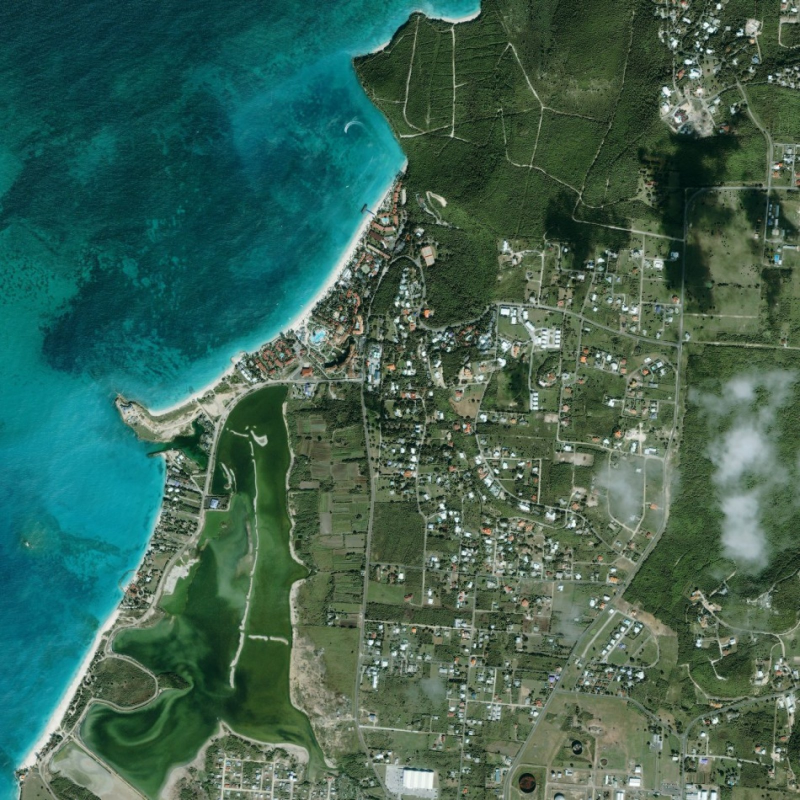
#> input picture test1.jpg, 1600 x 1600 px (shown at 1/2 size); its folder holds 6 pictures in this run
$ python pipeline_integration.py
#> lines starting #> are read from the running program, lines starting #| are printed output that depends on the picture
# [298 lines of commented-out code are left out]


"""
pipeline_integration.py - FIXED VERSION
- Stage 3a: queries a meaningful 3×3 viewport (centre of the image)
- Stage 3b: correctly divides the 6×6 tile grid across 4×2 panels
            with proper bezel separation and panel labels
- Both stages produce full-resolution stitched output images
"""

import os
import time
import struct
import tempfile
import logging
import threading
from typing import Dict, List
from PIL import Image, ImageDraw, ImageFont

logging.basicConfig(level=logging.INFO, format="%(asctime)s  %(message)s")
log = logging.getLogger("Pipeline")

TILE_SIZE = 256

# ── Utilities ─────────────────────────────────────────────────────

def load_local_canvas(path: str) -> Image.Image:
#> called with path = 'test1.jpg'
    log.info(f"Loading base image: {path}...")
    img = Image.open(path).convert("RGB")
#> img is the input picture: PIL image 1600x1600 RGB; mean R, G, B 62, 99.5, 83.7
    log.info(f"  Loaded: {img.width}×{img.height} px")
    return img

def crop_to_tile_multiple(img: Image.Image) -> Image.Image:
    w, h  = img.size
    nw    = (w // TILE_SIZE) * TILE_SIZE
    nh    = (h // TILE_SIZE) * TILE_SIZE
    left  = (w - nw) // 2
    top   = (h - nh) // 2
    return img.crop((left, top, left + nw, top + nh))

def xy_to_hilbert(x, y, order):
    d, s, cx, cy = 0, 2**(order - 1), x, y
    while s > 0:
        rx = 1 if (cx & s) > 0 else 0
        ry = 1 if (cy & s) > 0 else 0
        d += s * s * ((3 * rx) ^ ry)
        if ry == 0:
            if rx == 1: cx, cy = s - 1 - cx, s - 1 - cy
            cx, cy = cy, cx
        s //= 2
    return d

def make_key(raster_id, zoom, band, h):
    k = (((raster_id & 0x7FFF) << 49) |
         ((zoom      & 0x1)    << 48) |
         ((band      & 0xFFFF) << 32) |
         (h          & 0xFFFFFFFF))
    return struct.pack(">Q", k)

def load_font(size=18):
    try:
        return ImageFont.truetype(
            "/usr/share/fonts/truetype/dejavu/DejaVuSans-Bold.ttf", size)
    except Exception:
        return ImageFont.load_default()

# ── HBase simulator ───────────────────────────────────────────────

class HBase:
    def __init__(self):
        self._store: Dict[bytes, dict] = {}

    def put(self, key: bytes, row: dict):
        self._store[key] = row

    def range_scan(self, start: bytes, stop: bytes) -> List[dict]:
        return [self._store[k] for k in sorted(self._store)
                if start <= k <= stop]

    def count(self): return len(self._store)

# ════════════════════════════════════════════════════════════════
# STAGE 1 — Tile Pyramid  (Guo et al., 2016)
# ════════════════════════════════════════════════════════════════

def stage1_build_pyramid(base_img: Image.Image, max_zoom: int = 3):
    log.info("─" * 60)
    log.info("STAGE 1 — Tile Pyramid Builder  [Guo et al., 2016]")
    log.info("─" * 60)

    img     = crop_to_tile_multiple(base_img)
    outdir  = tempfile.mkdtemp(prefix="pipeline_tiles_")
    current = img.copy()
    tiles_by_zoom: Dict[int, Dict] = {}
    grid_dims: Dict[int, tuple]    = {}

    log.info(f"  Source raster : {img.width}×{img.height} px")

    t0 = time.perf_counter()
    for zoom in range(max_zoom, -1, -1):
        work = crop_to_tile_multiple(current)
        nx   = work.width  // TILE_SIZE
        ny   = work.height // TILE_SIZE
        zoom_tiles = {}
        for tx in range(nx):
            for ty in range(ny):
                crop = work.crop((
                    tx * TILE_SIZE,       ty * TILE_SIZE,
                    (tx + 1) * TILE_SIZE, (ty + 1) * TILE_SIZE
                ))
                path = os.path.join(outdir, f"{zoom}_{tx}_{ty}.png")
                crop.save(path)
                zoom_tiles[(tx, ty)] = path
        tiles_by_zoom[zoom] = zoom_tiles
        grid_dims[zoom]     = (nx, ny)
        nw      = max(TILE_SIZE, current.width  // 2)
        nh      = max(TILE_SIZE, current.height // 2)
        current = current.resize((nw, nh), Image.LANCZOS)
        log.info(f"  Zoom {zoom}: {len(zoom_tiles):>3} tiles  "
                 f"({nx}×{ny} grid)  "
                 f"@ {work.width}×{work.height} px")
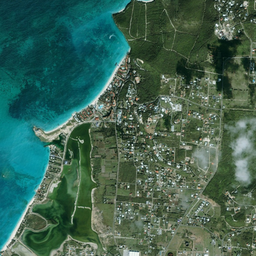
#> crop: PIL image 256x256 RGB; mean R, G, B 62.3, 99.2, 83.1
#> after the loop, grid_dims = {3: (6, 6), 2: (3, 3), 1: (1, 1), 0: (1, 1)}; tiles_by_zoom = 4 items

    log.info(f"  Total time : {time.perf_counter() - t0:.3f}s")
    log.info(f"  Tile cache : {outdir}")
    return tiles_by_zoom, grid_dims, img

# ════════════════════════════════════════════════════════════════
# STAGE 2 — HBase Ingest  (Hajjaji et al., 2021)
# ════════════════════════════════════════════════════════════════

def stage2_ingest(tiles_by_zoom: dict, raster_id: int = 0x0001) -> HBase:
    log.info("\n" + "─" * 60)
    log.info("STAGE 2 — HBase Ingest with Hilbert Indexing  "
             "[Hajjaji et al., 2021]")
    log.info("─" * 60)

    hbase   = HBase()
    written = 0
    t0      = time.perf_counter()

    for zoom, tiles in tiles_by_zoom.items():
        order = max(2, zoom + 2)
        for (tx, ty), path in tiles.items():
            h   = xy_to_hilbert(tx, ty, order)
            key = make_key(raster_id, zoom, 0, h)
            hbase.put(key, {
                "zoom": zoom, "tx": tx, "ty": ty,
                "hilbert": h, "path": path
            })
            written += 1

    elapsed = time.perf_counter() - t0
    log.info(f"  Tiles ingested : {written}")
    log.info(f"  HBase rows     : {hbase.count()}")
    log.info(f"  Ingest time    : {elapsed:.4f}s")
    return hbase

# ════════════════════════════════════════════════════════════════
# STAGE 3a — Standalone Viewport Query  (Condition a)
# ════════════════════════════════════════════════════════════════

def stage3a_standalone(hbase: HBase, grid_dims: dict,
                       zoom: int = 3, raster_id: int = 0x0001):
    log.info("\n" + "─" * 60)
    log.info("STAGE 3a — Standalone Viewport Query  [Condition (a)]")
    log.info("─" * 60)

    nx, ny = grid_dims[zoom]
    order  = max(2, zoom + 2)

    # Query the centre 3×3 block of the 6×6 grid
    # (or the full grid if smaller than 3×3)
    qw = min(3, nx)
    qh = min(3, ny)
    tx_start = (nx - qw) // 2
    ty_start = (ny - qh) // 2
    tx_end   = tx_start + qw
    ty_end   = ty_start + qh

    tiles_needed = [
        (tx, ty)
        for tx in range(tx_start, tx_end)
        for ty in range(ty_start, ty_end)
    ]

    h_vals       = [xy_to_hilbert(tx, ty, order) for tx, ty in tiles_needed]
    h_min, h_max = min(h_vals), max(h_vals)
    start_k      = make_key(raster_id, zoom, 0, h_min)
    stop_k       = make_key(raster_id, zoom, 0, h_max)

    t0         = time.perf_counter()
    candidates = hbase.range_scan(start_k, stop_k)
    elapsed    = (time.perf_counter() - t0) * 1000

    tile_set = set(tiles_needed)
    hits     = [r for r in candidates
                if (r["tx"], r["ty"]) in tile_set]
    hit_rate = len(hits) / max(1, len(candidates)) * 100

    log.info(f"  Grid size      : {nx}×{ny} tiles at zoom {zoom}")
    log.info(f"  Viewport       : X[{tx_start}–{tx_end-1}]  "
             f"Y[{ty_start}–{ty_end-1}]  ({qw}×{qh} tiles)")
    log.info(f"  Tiles needed   : {len(tiles_needed)}")
    log.info(f"  Hilbert range  : [{h_min:#010x}, {h_max:#010x}]")
    log.info(f"  HBase scans    : 1  (single range scan)")
    log.info(f"  Candidates     : {len(candidates)}")
    log.info(f"  Viewport hits  : {len(hits)}")
    log.info(f"  Hit rate       : {hit_rate:.1f}%")
    log.info(f"  Query time     : {elapsed:.3f} ms")

    # ── Stitch retrieved tiles into output image ─────────────────
    if hits:
        canvas_w = qw * TILE_SIZE
        canvas_h = qh * TILE_SIZE
        canvas   = Image.new("RGB", (canvas_w, canvas_h), (30, 30, 30))
        draw     = ImageDraw.Draw(canvas)
        font     = load_font(14)

        for r in hits:
            tile_img = Image.open(r["path"])
            px = (r["tx"] - tx_start) * TILE_SIZE
            py = (r["ty"] - ty_start) * TILE_SIZE
            canvas.paste(tile_img, (px, py))
            # Draw tile grid lines
            draw.rectangle(
                [px, py, px + TILE_SIZE - 1, py + TILE_SIZE - 1],
                outline=(255, 255, 255), width=1
            )
            # Label tile coordinates and Hilbert index
            h_val = xy_to_hilbert(r["tx"], r["ty"], order)
            draw.rectangle([px + 2, py + 2, px + 130, py + 30],
                           fill=(0, 0, 0, 180))
            draw.text((px + 5, py + 4),
                      f"({r['tx']},{r['ty']})  H={h_val}",
                      fill=(255, 255, 0), font=font)

        # Add a title bar
        title_bar = Image.new("RGB", (canvas_w, 36), (30, 30, 30))
        td = ImageDraw.Draw(title_bar)
        tf = load_font(15)
        td.text((8, 8),
                f"Standalone Viewport  |  zoom={zoom}  |  "
                f"{qw}×{qh} tiles  |  1 HBase range scan",
                fill=(100, 220, 100), font=tf)
        final = Image.new("RGB", (canvas_w, canvas_h + 36))
        final.paste(title_bar, (0, 0))
        final.paste(canvas,    (0, 36))

        out = "integration_standalone_view.png"
        final.save(out)
        log.info(f"  Saved: {out}")

# ════════════════════════════════════════════════════════════════
# STAGE 3b — Distributed Display Wall  (Condition b)
# ════════════════════════════════════════════════════════════════

def stage3b_distributed(hbase: HBase, grid_dims: dict,
                        zoom: int = 3, raster_id: int = 0x0001):
    log.info("\n" + "─" * 60)
    log.info("STAGE 3b — Distributed Display Wall  [Condition (b)]")
    log.info("─" * 60)

    PANELS_X, PANELS_Y = 4, 2
    nx, ny = grid_dims[zoom]
    order  = max(2, zoom + 2)

    # ── Distribute tile grid across panels ───────────────────────
    # Each panel gets a contiguous rectangular sub-region of the tile grid.
    # For a 6×6 grid and 4×2 panels:
    #   horizontal: columns 0-1, 1-2, 2-3 etc  (with overlap for non-divisible)
    #   vertical:   rows 0-2, 3-5

    def panel_tile_range(panel_idx, total_tiles, n_panels):
        """Divide total_tiles as evenly as possible across n_panels."""
        base  = total_tiles // n_panels
        extra = total_tiles  % n_panels
        start = panel_idx * base + min(panel_idx, extra)
        end   = start + base + (1 if panel_idx < extra else 0)
        return start, end

    panel_results = {}
    panel_lock    = threading.Lock()

    def query_panel(row, col):
        pid    = f"P{row:02d}{col:02d}"
        tx_s, tx_e = panel_tile_range(col, nx, PANELS_X)
        ty_s, ty_e = panel_tile_range(row, ny, PANELS_Y)

        if tx_e <= tx_s or ty_e <= ty_s:
            return

        tiles  = [(x, y) for x in range(tx_s, tx_e)
                           for y in range(ty_s, ty_e)]
        h_vals = [xy_to_hilbert(tx, ty, order) for tx, ty in tiles]
        h_min, h_max = min(h_vals), max(h_vals)

        start_k    = make_key(raster_id, zoom, 0, h_min)
        stop_k     = make_key(raster_id, zoom, 0, h_max)
        candidates = hbase.range_scan(start_k, stop_k)
        tile_set   = set(tiles)
        hits       = [r for r in candidates
                      if (r["tx"], r["ty"]) in tile_set]

        with panel_lock:
            panel_results[pid] = {
                "row": row, "col": col,
                "tx_s": tx_s, "tx_e": tx_e,
                "ty_s": ty_s, "ty_e": ty_e,
                "tiles_needed": len(tiles),
                "candidates":   len(candidates),
                "hits":         hits,
                "h_range":      (h_min, h_max)
            }

    # ── Parallel query (simulates SAGE2 per-node independent fetch) ──
    t0      = time.perf_counter()
    threads = [
        threading.Thread(target=query_panel, args=(r, c), daemon=True)
        for r in range(PANELS_Y)
        for c in range(PANELS_X)
    ]
    for t in threads: t.start()
    for t in threads: t.join()
    elapsed = (time.perf_counter() - t0) * 1000

    # ── Console results table ────────────────────────────────────
    log.info(f"\n  {'Panel':<8} {'Tiles':<8} {'Candidates':<13} "
             f"{'Hits':<6} {'Hilbert Range'}")
    log.info("  " + "-" * 65)
    total_tiles = total_hits = 0
    for pid in sorted(panel_results):
        d = panel_results[pid]
        log.info(
            f"  {pid:<8} {d['tiles_needed']:<8} {d['candidates']:<13} "
            f"{len(d['hits']):<6} "
            f"[{d['h_range'][0]:#010x}, {d['h_range'][1]:#010x}]"
        )
        total_tiles += d["tiles_needed"]
        total_hits  += len(d["hits"])
    log.info("  " + "-" * 65)
    log.info(f"  {'TOTAL':<8} {total_tiles:<8} {'':13} {total_hits}")
    log.info(f"\n  All {PANELS_X*PANELS_Y} panels fetched in PARALLEL")
    log.info(f"  Parallel query time  : {elapsed:.2f} ms")
    log.info(f"  [SAGE2] ✓ Sync signal broadcast — "
             f"all panels update simultaneously")

    # ── Stitch visual wall output ────────────────────────────────
    BEZEL   = 10
    font_lg = load_font(16)
    font_sm = load_font(12)

    # Compute actual pixel dimensions per panel from tile counts
    col_widths = [
        (panel_tile_range(c, nx, PANELS_X)[1] -
         panel_tile_range(c, nx, PANELS_X)[0]) * TILE_SIZE
        for c in range(PANELS_X)
    ]
    row_heights = [
        (panel_tile_range(r, ny, PANELS_Y)[1] -
         panel_tile_range(r, ny, PANELS_Y)[0]) * TILE_SIZE
        for r in range(PANELS_Y)
    ]

    wall_w = sum(col_widths)  + BEZEL * (PANELS_X + 1)
    wall_h = sum(row_heights) + BEZEL * (PANELS_Y + 1)

    wall = Image.new("RGB", (wall_w, wall_h), (20, 20, 20))

    for pid, d in panel_results.items():
        r, c     = d["row"], d["col"]
        pw       = col_widths[c]
        ph       = row_heights[r]
        panel_cv = Image.new("RGB", (pw, ph), (10, 10, 10))
        pdraw    = ImageDraw.Draw(panel_cv)

        # Paste all retrieved tiles onto panel canvas
        for tile in d["hits"]:
            tile_img = Image.open(tile["path"])
            lx = (tile["tx"] - d["tx_s"]) * TILE_SIZE
            ly = (tile["ty"] - d["ty_s"]) * TILE_SIZE
            panel_cv.paste(tile_img, (lx, ly))

            # Subtle tile boundary grid
            pdraw.rectangle(
                [lx, ly, lx + TILE_SIZE - 1, ly + TILE_SIZE - 1],
                outline=(80, 80, 80), width=1
            )

        # Panel ID label (top-left corner)
        pdraw.rectangle([0, 0, 100, 26], fill=(0, 0, 0))
        pdraw.text((6, 4), pid, fill=(255, 255, 255), font=font_lg)

        # Paste panel onto wall at correct bezel-offset position
        paste_x = BEZEL + sum(col_widths[:c])  + c * BEZEL
        paste_y = BEZEL + sum(row_heights[:r]) + r * BEZEL
        wall.paste(panel_cv, (paste_x, paste_y))

    out = "integration_wall_view.png"
    wall.save(out)
    log.info(f"\n  Saved: {out}")

# ── Main ─────────────────────────────────────────────────────────

if __name__ == "__main__":
    log.info("=" * 60)
    log.info("PIPELINE INTEGRATION — Full End-to-End Demo")
    log.info("  Paper 1: Guo et al. (2016)   — Tile Pyramid")
    log.info("  Paper 2: Renambot et al. (2015) — SAGE2")
    log.info("  Paper 3: Hajjaji et al. (2021)  — Hilbert HBase")
    log.info("=" * 60)

    t_start    = time.perf_counter()
    base_image = load_local_canvas("test1.jpg")

    tiles_by_zoom, grid_dims, cropped = stage1_build_pyramid(
        base_image, max_zoom=3
    )
#> tiles_by_zoom = 4 items; grid_dims = {3: (6, 6), 2: (3, 3), 1: (1, 1), 0: (1, 1)}
    hbase = stage2_ingest(tiles_by_zoom)
#> the loop in stage2_ingest, `for zoom, tiles in tiles_by_zoom.items():` made 4 passes
#> (zoom, order) on passes 1 to 4: (3, 5), (2, 4), (1, 3), (0, 2)
#> after the loop in stage2_ingest, `for zoom, tiles in tiles_by_zoom.items():`: written = 47
    stage3a_standalone(hbase, grid_dims, zoom=3)
#> in stage3a_standalone, `nx, ny = grid_dims[zoom]`: nx = 6
#> in stage3a_standalone, `qw = min(3, nx)`: qw = 3
#> in stage3a_standalone, `tx_start = (nx - qw) // 2`: tx_start = 1
#> in stage3a_standalone, `tx_end   = tx_start + qw`: tx_end = 4
#> in stage3a_standalone, `candidates = hbase.range_scan(start_k, stop_k)`: candidates = 12 items
#> in stage3a_standalone, `hits     = [r for r in candidates if (r["tx"], r["ty"]) in tile_set]`: hits = 9 items
#> in stage3a_standalone, `hit_rate = len(hits) / max(1, len(candidates)) * 100`: hit_rate = 75
#> in stage3a_standalone, `canvas_w = qw * TILE_SIZE`: canvas_w = 768
#> in stage3a_standalone, `tile_img = Image.open(r["path"])`:
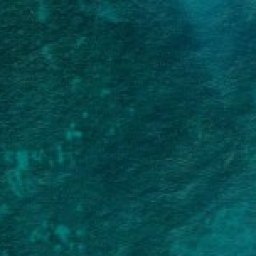
#> tile_img: PIL image 256x256 RGB; mean R, G, B 6.4, 73.1, 76
#> in stage3a_standalone, `px = (r["tx"] - tx_start) * TILE_SIZE`: px = 0
#> in stage3a_standalone, `h_val = xy_to_hilbert(r["tx"], r["ty"], order)`: h_val = 2
#> in stage3a_standalone, `final.paste(canvas,    (0, 36))`:
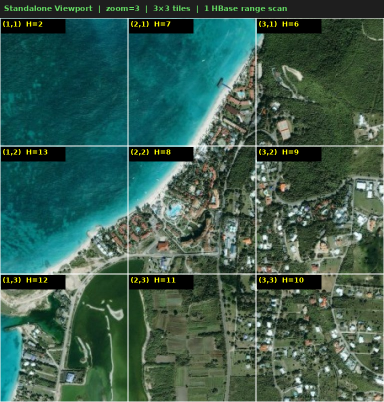
#> final: PIL image 768x804 RGB (shown at 1/2 size); mean R, G, B 58.8, 93, 79.2
    stage3b_distributed(hbase, grid_dims, zoom=3)
#> in stage3b_distributed, `nx, ny = grid_dims[zoom]`: nx = 6
#> after the loop in stage3b_distributed, `for pid in sorted(panel_results):`: total_hits = 36
#> in panel_tile_range, `base  = total_tiles // n_panels`: base = 1
#> in panel_tile_range, `extra = total_tiles  % n_panels`: extra = 2
#> in panel_tile_range, `start = panel_idx * base + min(panel_idx, extra)`: start = 0
#> in panel_tile_range, `end   = start + base + (1 if panel_idx < extra else 0)`: end = 2
#> in stage3b_distributed, `col_widths = [ (panel_tile_range(c, nx, PANELS_X)[1] - panel_tile_rang..`: col_widths = [512, 512, 256, 256]
#> in stage3b_distributed, `row_heights = [ (panel_tile_range(r, ny, PANELS_Y)[1] - panel_tile_ran..`: row_heights = [768, 768]
#> in stage3b_distributed, `wall_w = sum(col_widths)  + BEZEL * (PANELS_X + 1)`: wall_w = 1586
#> in stage3b_distributed, `wall_h = sum(row_heights) + BEZEL * (PANELS_Y + 1)`: wall_h = 1566
#> in stage3b_distributed, `pw       = col_widths[c]`: pw = 512
#> in stage3b_distributed, `ph       = row_heights[r]`: ph = 768
#> in stage3b_distributed, `panel_cv.paste(tile_img, (lx, ly))`:
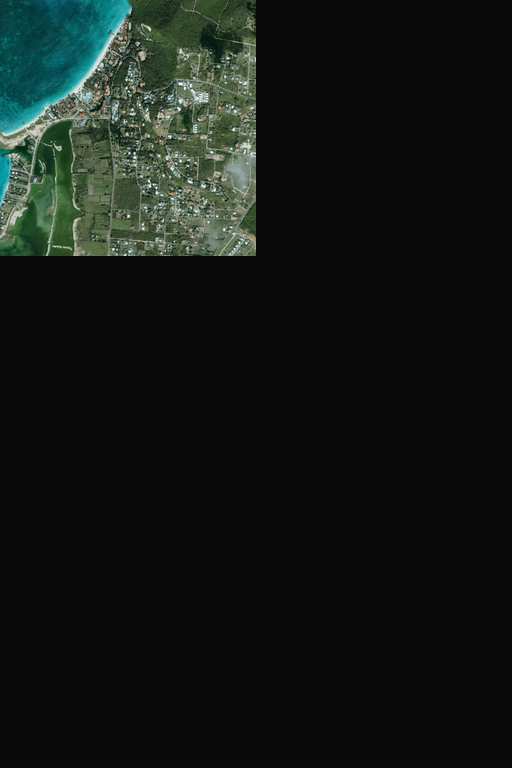
#> panel_cv: PIL image 512x768 RGB; mean R, G, B 20, 25, 21.9
#> in stage3b_distributed, `paste_x = BEZEL + sum(col_widths[:c])  + c * BEZEL`: paste_x = 10
#> in stage3b_distributed, `wall.paste(panel_cv, (paste_x, paste_y))`:
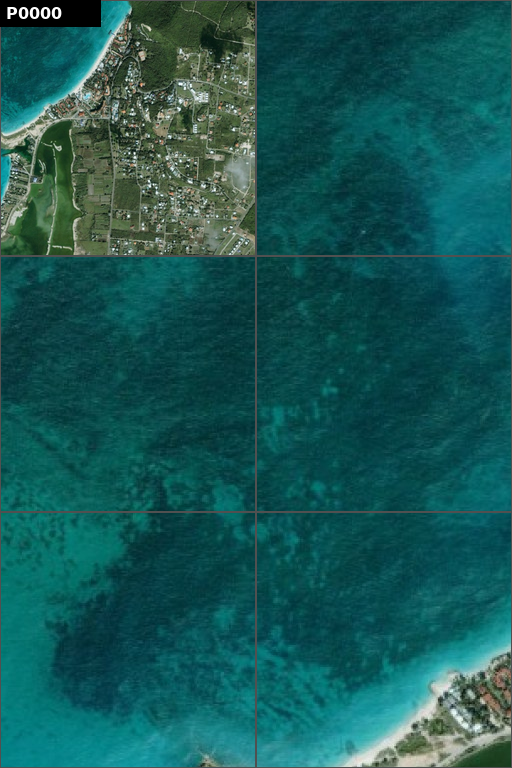
#> panel_cv: PIL image 512x768 RGB; mean R, G, B 23.5, 87.5, 85.5
#> in stage3b_distributed, `wall.paste(panel_cv, (paste_x, paste_y))`:
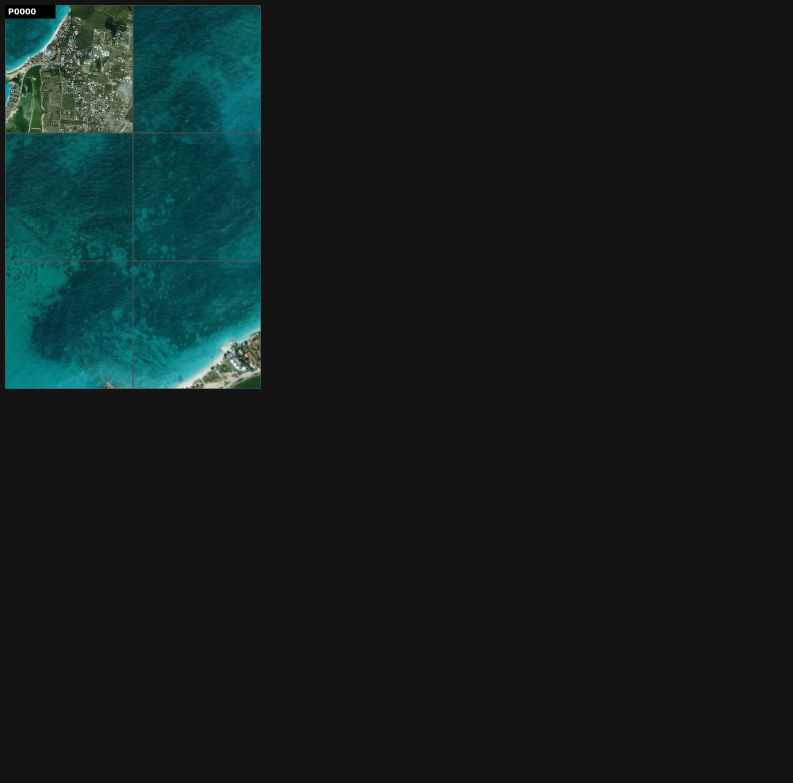
#> wall: PIL image 1586x1566 RGB (shown at 1/2 size); mean R, G, B 20.5, 30.7, 30.4
#> in stage3b_distributed, `out = "integration_wall_view.png"`: out = 'integration_wall_view.png'
#> in stage3b_distributed, `wall.save(out)`:
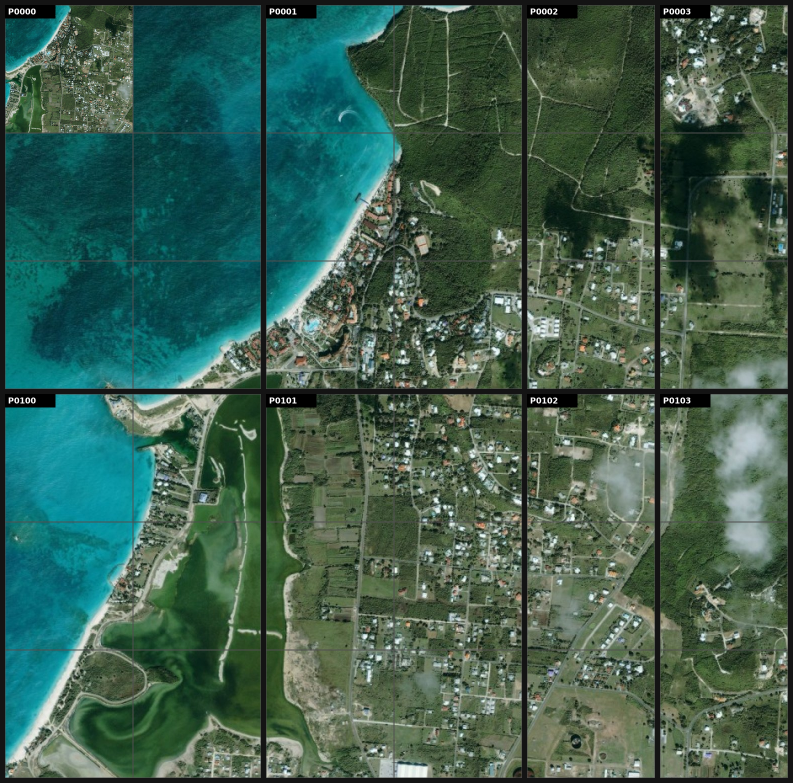
#> saved as integration_wall_view.png: PIL image 1586x1566 RGB (shown at 1/2 size); mean R, G, B 61.9, 95.4, 79.8

    log.info("\n" + "=" * 60)
    log.info(f"PIPELINE COMPLETE — "
             f"total time: {time.perf_counter() - t_start:.3f}s")
    log.info("=" * 60)
